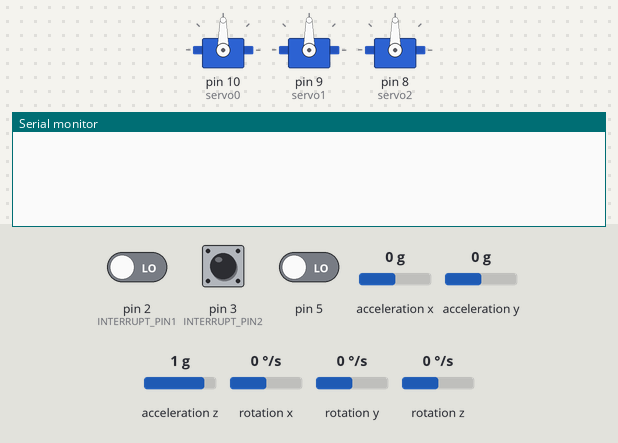
This sketch was run on a simulated Arduino Uno, built with avr-gcc and run on an emulated ATmega328P. Parts: 3 × servo, the last lines printed to the serial monitor. Inputs (shaded band) come from the test bench; at power-on: acceleration x 0 g, pin 5 LOW, acceleration y 0 g, pin 2 (INTERRUPT_PIN1) LOW, acceleration z 1 g, pin 3 (INTERRUPT_PIN2) LOW, rotation x 0 °/s, rotation y 0 °/s, rotation z 0 °/s. The sensor or clock chip raises its interrupt line as the real part does.

Above: at 2.2 s.
2.3 s: acceleration x set to 0.8 g
5.3 s: pin 5 driven HIGH
At 6.93 s:
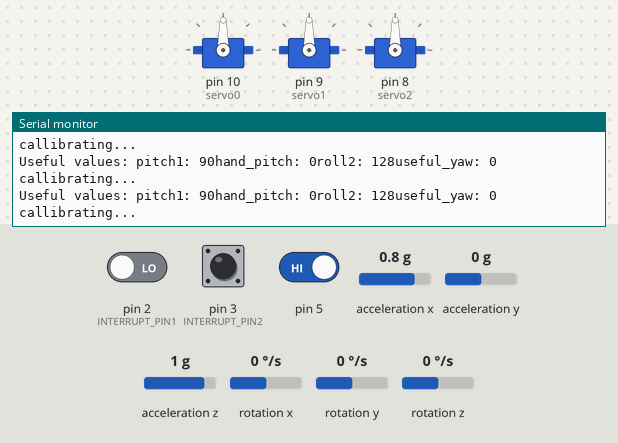
7.2 s: acceleration y set to -1.4 g
At 7.26 s:
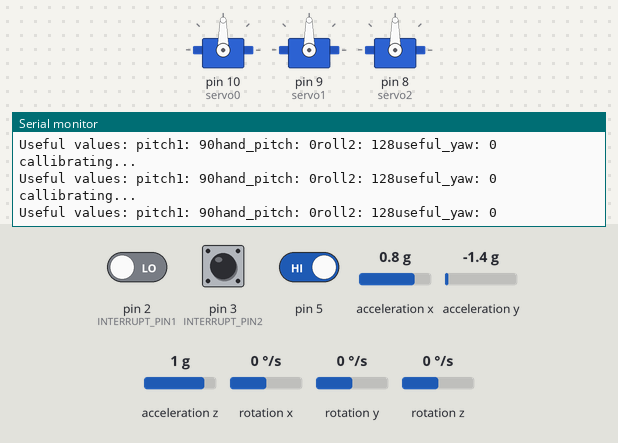
10.2 s: pin 5 driven LOW
13.2 s: pin 2 (INTERRUPT_PIN1) driven HIGH and pin 5 driven HIGH
At 13.29 s:
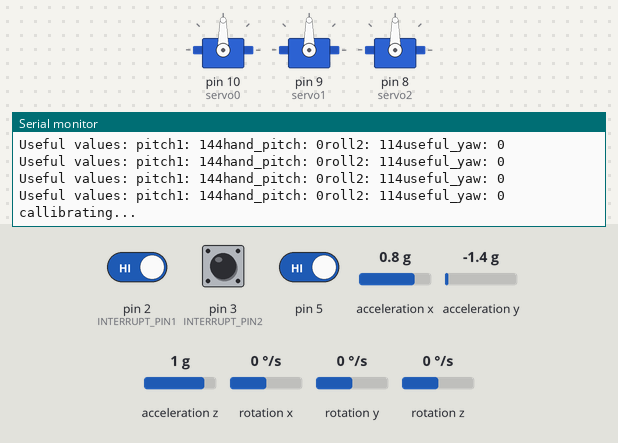
16.2 s: acceleration z set to -1.4 g
At 16.32 s:
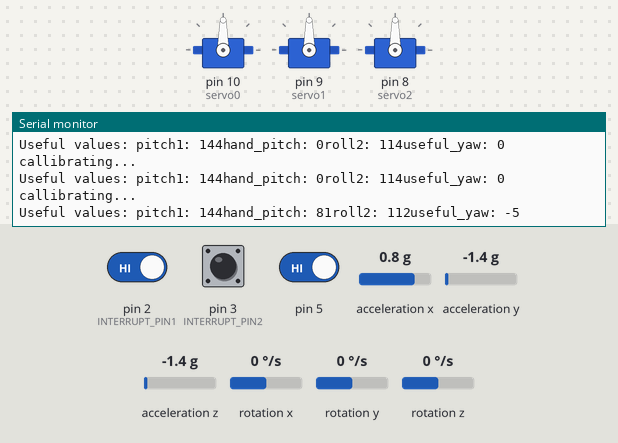
Timing chart, 0 to 19.2 s (numbered marks = the images above; inputs shaded):
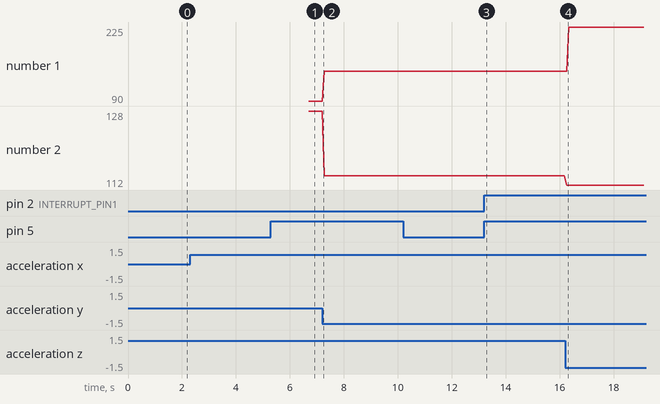

The sketch:

FINAL.ino
```cpp
/*
  DIY Gimbal - MPU6050 Arduino Tutorial
  by Dejan, www.HowToMechatronics.com
  Code based on the MPU6050_DMP6 example from the i2cdevlib library by Jeff Rowberg:
  https://github.com/jrowberg/i2cdevlib
*/
// I2Cdev and MPU6050 must be installed as libraries, or else the .cpp/.h files
// for both classes must be in the include path of your project
#include "I2Cdev.h"

#include "MPU6050_6Axis_MotionApps20.h"
//#include "MPU6050.h" // not necessary if using MotionApps include file

// Arduino Wire library is required if I2Cdev I2CDEV_ARDUINO_WIRE implementation
// is used in I2Cdev.h
#if I2CDEV_IMPLEMENTATION == I2CDEV_ARDUINO_WIRE
#include "Wire.h"
#endif
#include <Servo.h>
// class default I2C address is 0x68
// specific I2C addresses may be passed as a parameter here
// AD0 low = 0x68 (default for SparkFun breakout and InvenSense evaluation board)
// AD0 high = 0x69
MPU6050 mpu1;
MPU6050 mpu2(0x69); // <-- use for AD0 high

// Define the 3 servo motors
Servo servo0;
Servo servo1;
Servo servo2;
float correct;
int j = 0;

#define OUTPUT_READABLE_YAWPITCHROLL

#define INTERRUPT_PIN1 2  // use pin 2 on Arduino Uno & most boards
#define INTERRUPT_PIN2 3
bool blinkState = false;

// MPU control/status vars
bool dmpReady1 = false;  // set true if DMP init was successful
uint8_t mpuIntStatus1;
uint8_t mpuIntStatus2;// holds actual interrupt status byte from MPU
uint8_t devStatus1;// return status after each device operation (0 = success, !0 = error)
uint8_t devStatus2;
uint16_t packetSize1;    // expected DMP packet size (default is 42 bytes)
uint16_t fifoCount1;     // count of all bytes currently in FIFO
uint8_t fifoBuffer1[64]; // FIFO storage buffer

bool dmpReady2 = false;  // set true if DMP init was successful
uint16_t packetSize2;    // expected DMP packet size (default is 42 bytes)
uint16_t fifoCount2;     // count of all bytes currently in FIFO
uint8_t fifoBuffer2[64]; // FIFO storage buffer

// orientation/motion vars
Quaternion q1;           // [w, x, y, z]         quaternion container
VectorInt16 aa1;         // [x, y, z]            accel sensor measurements
VectorInt16 aaReal1;     // [x, y, z]            gravity-free accel sensor measurements
VectorInt16 aaWorld1;    // [x, y, z]            world-frame accel sensor measurements
VectorFloat gravity1;    // [x, y, z]            gravity vector
float euler1[3];         // [psi, theta, phi]    Euler angle container
float ypr1[3];           // [yaw, pitch, roll]   yaw/pitch/roll container and gravity vector
// packet structure for InvenSense teapot demo
uint8_t teapotPacket1[14] = { '$', 0x02, 0, 0, 0, 0, 0, 0, 0, 0, 0x00, 0x00, '\r', '\n' };

Quaternion q2;           // [w, x, y, z]         quaternion container
VectorInt16 aa2;         // [x, y, z]            accel sensor measurements
VectorInt16 aaReal2;     // [x, y, z]            gravity-free accel sensor measurements
VectorInt16 aaWorld2;    // [x, y, z]            world-frame accel sensor measurements
VectorFloat gravity2;    // [x, y, z]            gravity vector
float euler2[3];         // [psi, theta, phi]    Euler angle container
float ypr2[3];
// packet structure for InvenSense teapot demo
uint8_t teapotPacket2[14] = { '$', 0x02, 0, 0, 0, 0, 0, 0, 0, 0, 0x00, 0x00, '\r', '\n' };


// ================================================================
// ===               INTERRUPT DETECTION ROUTINE                ===
// ================================================================

volatile bool mpuInterrupt1 = false;     // indicates whether MPU interrupt pin has gone high
void dmpDataReady1() {
  mpuInterrupt1 = true;
}

volatile bool mpuInterrupt2 = false;     // indicates whether MPU interrupt pin has gone high
void dmpDataReady2() {
  mpuInterrupt2 = true;
}

// ================================================================
// ===                      INITIAL SETUP                       ===
// ================================================================


void setup() {
  // join I2C bus (I2Cdev library doesn't do this automatically)
#if I2CDEV_IMPLEMENTATION == I2CDEV_ARDUINO_WIRE
  Wire.begin();
  Wire.setClock(400000); // 400kHz I2C clock. Comment this line if having compilation difficulties
#elif I2CDEV_IMPLEMENTATION == I2CDEV_BUILTIN_FASTWIRE
  Fastwire::setup(400, true);
#endif

  // initialize serial communication
  // (115200 chosen because it is required for Teapot Demo output, but it's
  // really up to you depending on your project)
  Serial.begin(9600);
  while (!Serial); // wait for Leonardo enumeration, others continue immediately

  // initialize device
  //Serial.println(F("Initializing I2C devices..."));
  mpu1.initialize();
  mpu2.initialize();
  pinMode(INTERRUPT_PIN1, INPUT);
  pinMode(INTERRUPT_PIN2, INPUT);
  pinMode(5,INPUT);
  devStatus1 = mpu1.dmpInitialize();
  devStatus2 = mpu2.dmpInitialize();
  // supply your own gyro offsets here, scaled for min sensitivity
  mpu1.setXGyroOffset(17);
  mpu1.setYGyroOffset(-69);
  mpu1.setZGyroOffset(27);
  mpu1.setZAccelOffset(1551); // 1688 factory default for my test chip

  mpu2.setXGyroOffset(17);
  mpu2.setYGyroOffset(-69);
  mpu2.setZGyroOffset(27);
  mpu2.setZAccelOffset(1551);
  // make sure it worked (returns 0 if so)
  if (devStatus1 == 0 && devStatus2 == 0) {
    // turn on the DMP, now that it's ready
    // Serial.println(F("Enabling DMP..."));
    mpu1.setDMPEnabled(true);
    mpu2.setDMPEnabled(true);
    attachInterrupt(digitalPinToInterrupt(INTERRUPT_PIN1), dmpDataReady1, RISING);
    mpuIntStatus1 = mpu1.getIntStatus();
    attachInterrupt(digitalPinToInterrupt(INTERRUPT_PIN2), dmpDataReady2, RISING);
    mpuIntStatus2 = mpu2.getIntStatus();
    // set our DMP Ready flag so the main loop() function knows it's okay to use it
    //Serial.println(F("DMP ready! Waiting for first interrupt..."));
    dmpReady1 = true;
    dmpReady2 = true;
    // get expected DMP packet size for later comparison
    packetSize1 = mpu1.dmpGetFIFOPacketSize();
    packetSize2 = mpu2.dmpGetFIFOPacketSize();
  } else {
    // ERROR!
    // 1 = initial memory load failed
    // 2 = DMP configuration updates failed
    // (if it's going to break, usually the code will be 1)
    // Serial.print(F("DMP Initialization failed (code "));
    //Serial.print(devStatus);
    //Serial.println(F(")"));
  }

  // Define the pins to which the 3 servo motors are connected
  servo0.attach(10);
  servo1.attach(9);
  servo2.attach(8);
}
// ================================================================
// ===                    MAIN PROGRAM LOOP                     ===
// ================================================================
int cal = -1;
int correction_yaw = 0;
int correction_pitch = 0;
int sum_yaw = 0;
int sum_pitch = 0;
void loop() {
  // if programming failed, don't try to do anything
  if(cal>=0) cal--;
  else {sum_yaw = 0; sum_pitch = 0;}
  if (!dmpReady1 || !dmpReady2) return;

  // wait for MPU interrupt or extra packet(s) available
  while ((!mpuInterrupt1 && fifoCount1 < packetSize1) && (!mpuInterrupt2 && fifoCount2 < packetSize2)) {
    if ((mpuInterrupt1 && fifoCount1 < packetSize1)&&(mpuInterrupt2 && fifoCount2 < packetSize2)) {
      // try to get out of the infinite loop
      fifoCount1 = mpu1.getFIFOCount();
      fifoCount2 = mpu2.getFIFOCount();
    }
  }

  // reset interrupt flag and get INT_STATUS byte
  mpuInterrupt1 = false;
  mpuIntStatus1 = mpu1.getIntStatus();

  mpuInterrupt2 = false;
  mpuIntStatus2 = mpu2.getIntStatus();

  // get current FIFO count
  fifoCount1 = mpu1.getFIFOCount();
  fifoCount2 = mpu2.getFIFOCount();

  // check for overflow (this should never happen unless our code is too inefficient)
  if ((mpuIntStatus1 & _BV(MPU6050_INTERRUPT_FIFO_OFLOW_BIT)) || fifoCount1 >= 1024) {
    // reset so we can continue cleanly
    mpu1.resetFIFO();
    fifoCount1 = mpu1.getFIFOCount();
    Serial.println(F("FIFO overflow!"));

    // otherwise, check for DMP data ready interrupt (this should happen frequently)
  }
  if ((mpuIntStatus2 & _BV(MPU6050_INTERRUPT_FIFO_OFLOW_BIT)) || fifoCount2 >= 1024) {
    // reset so we can continue cleanly
    mpu2.resetFIFO();
    fifoCount2 = mpu2.getFIFOCount();
    Serial.println(F("FIFO2 overflow!"));

    // otherwise, check for DMP data ready interrupt (this should happen frequently)
  }
  else if ((mpuIntStatus1 & _BV(MPU6050_INTERRUPT_DMP_INT_BIT))&&(mpuIntStatus1 & _BV(MPU6050_INTERRUPT_DMP_INT_BIT))) {
    // wait for correct available data length, should be a VERY short wait
    if(digitalRead(5) == HIGH){cal=50; Serial.println("callibrating...");}
    while (fifoCount1 < packetSize1) fifoCount1 = mpu1.getFIFOCount();

    // read a packet from FIFO
    mpu1.getFIFOBytes(fifoBuffer1, packetSize1);

    // track FIFO count here in case there is > 1 packet available
    // (this lets us immediately read more without waiting for an interrupt)
    fifoCount1 -= packetSize1;

    while (fifoCount2 < packetSize2) fifoCount2 = mpu2.getFIFOCount();

    // read a packet from FIFO
    mpu2.getFIFOBytes(fifoBuffer2, packetSize2);

    // track FIFO count here in case there is > 1 packet available
    // (this lets us immediately read more without waiting for an interrupt)
    fifoCount2 -= packetSize2;
    // Get Yaw, Pitch and Roll values
#ifdef OUTPUT_READABLE_YAWPITCHROLL
    mpu1.dmpGetQuaternion(&q1, fifoBuffer1);
    mpu1.dmpGetGravity(&gravity1, &q1);
    mpu1.dmpGetYawPitchRoll(ypr1, &q1, &gravity1);

    mpu2.dmpGetQuaternion(&q2, fifoBuffer2);
    mpu2.dmpGetGravity(&gravity2, &q2);
    mpu2.dmpGetYawPitchRoll(ypr2, &q2, &gravity2);
    // Yaw, Pitch, Roll values - Radians to degrees
    ypr1[0] = ypr1[0] * 180 / M_PI;
    ypr1[1] = ypr1[1] * 180 / M_PI;
    ypr1[2] = ypr1[2] * 180 / M_PI;

    ypr2[0] = ypr2[0] * 180 / M_PI;
    ypr2[1] = ypr2[1] * 180 / M_PI;
    ypr2[2] = ypr2[2] * 180 / M_PI;
    // Skip 300 readings (self-calibration process)
    int correct1, correct2;
    if (j <= 300) {
      correct1 = ypr1[0]; // Yaw starts at random value, so we capture last value after 300 readings
      correct2 = ypr2[0]; // Yaw starts at random value, so we capture last value after 300 readings
      j++;
    }
    // After 300 readings

    else {
      ypr1[0] = ypr1[0] - correct1; // Set the Yaw to 0 deg - subtract  the last random Yaw value from the currrent value to make the Yaw 0 degrees
      ypr2[0] = ypr2[0] - correct2;
      // Map the values of the MPU6050 sensor from -90 to 90 to values suatable for the servo control from 0 to 180
      int yaw1 = map(ypr1[0], -90, 90, 0, 180);
      int roll1 = map(ypr1[1], -90, 90, 0, 180);
      int pitch1 = map(ypr1[2], -90, 90, 180, 0);
      int yaw2 = map(ypr2[0], -90, 90, 0, 180);
      int roll2 = map(ypr2[1], -90, 90, 0, 180);
      int pitch2 = map(ypr2[2], -90, 90, 180, 0);
      int useful_yaw = yaw2-yaw1+correction_yaw;
      int hand_pitch = pitch2-pitch1+correction_pitch;
      // Control the servos according to the MPU6050 orientation
      if(cal > 0){
        sum_yaw += (yaw1-yaw2);
        sum_pitch += (pitch1 - pitch2);
      }
      if(cal = 0){
        correction_yaw = sum_yaw/100;
        correction_pitch = sum_pitch/100;
      }
      //useful things are: pitch1, pitch2, roll2, yaw2.

      Serial.print("Useful values: ");Serial.print("pitch1: ");Serial.print(pitch1);Serial.print("hand_pitch: ");Serial.print(hand_pitch);Serial.print("roll2: ");Serial.print(roll2);Serial.print("useful_yaw: ");Serial.println(useful_yaw);
    }
#endif
  }
}
```

Measured:
- after the input at 5.3 s, the serial monitor: prints a new line at once (image 1)
- after the input at 16.2 s, the serial monitor: prints a new line after 0.05 s (image 4)
- plotted number 1: 90 → 144 after the input at 7.2 s, 144 → 225 after the input at 16.2 s
- plotted number 2: 128 → 114 after the input at 7.2 s, 114 → 112 after the input at 16.2 s
